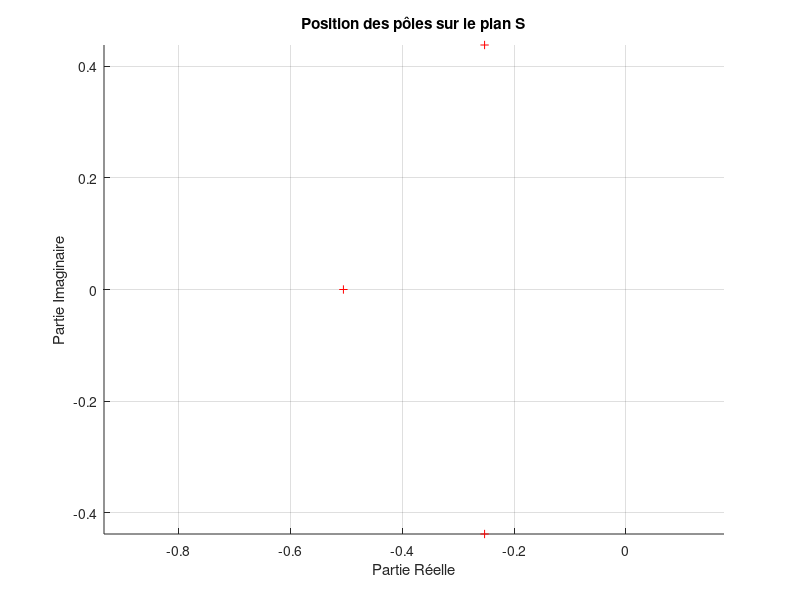
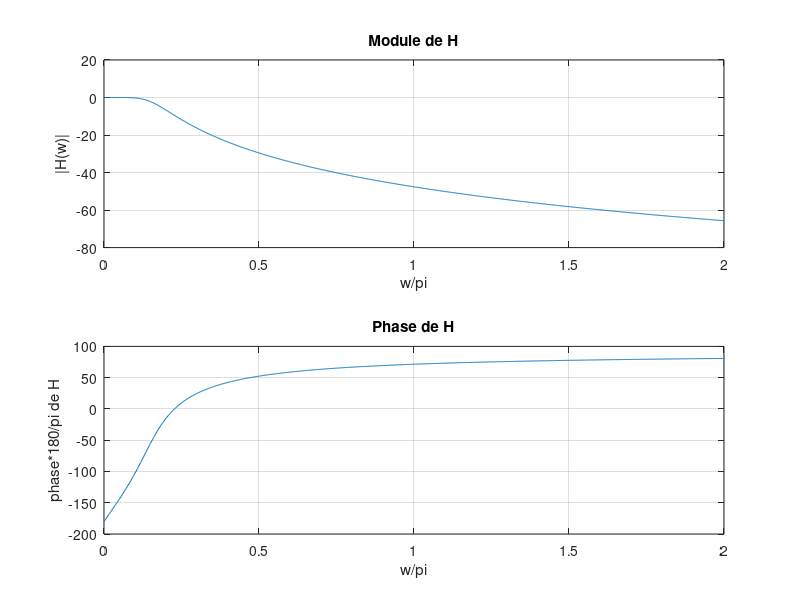
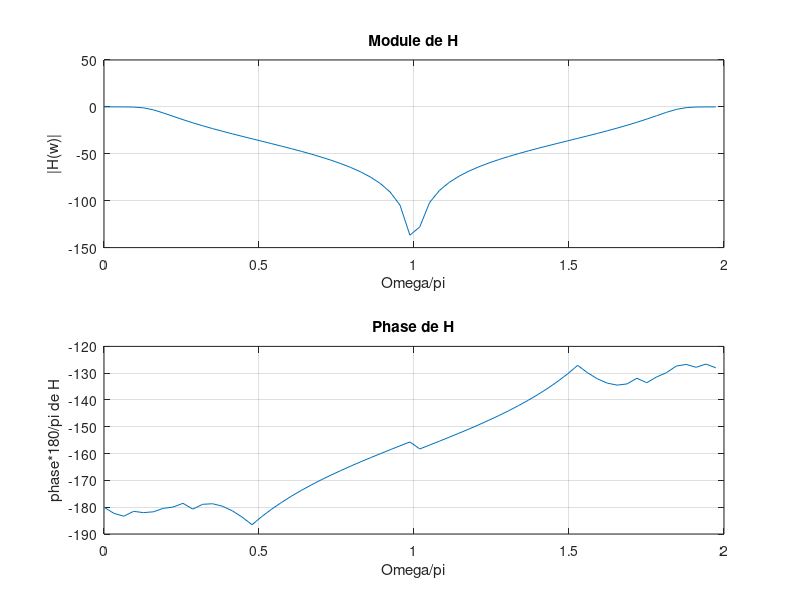

Here is the MATLAB script that generated these plots, in order:
%% Exercice 1

% initialisation des variables de base
wp = 0.2*pi;    ws = 0.3*pi;
Rp = 7;         As = 16;
f = 0:0.001:1;
w =  2*pi .*f;
S = 1i*w;

% Question 1 :
% calcul de N et wc
N = ceil(log((10^(Rp/10) -1) / (10^(As/10) -1)) / (2*log(wp/ws)));
wcp = wp / (10^(Rp/10) -1)^(1/(2*N));
wcs = ws / (10^(As/10) -1)^(1/(2*N));
wc = (wcp + wcs)/2;

% Question 2 :
% calcul et affichage des pôles
p2 = wc * exp(1i*2*pi/3);
p3 = wc * exp(1i*pi);
p4 = wc * exp(1i*4*pi/3);

figure; hold on
plot(real([p2, p3, p4]), imag([p2, p3, p4]), 'r+')
grid
xlabel('Partie Réelle');        ylabel('Partie Imaginaire')
title('Position des pôles sur le plan S')
axis equal;

% Question 3 :
% calcul de H(S)
H = (wc^N) ./ ((S+p2) .* (S+p3) .* (S+p4));

% Question 4 :
% affichage du module et de la phase
module = 20* log10(abs(H));
phase = angle(H);

figure
subplot(211)
plot(w/pi,module)
xlabel('w/pi');         ylabel('|H(w)|')
title('Module de H')
grid

subplot(212)
plot(w/pi,unwrap(phase*180/pi))
xlabel('w/pi');         ylabel('phase*180/pi de H')
title('Phase de H')
grid


%% Exercice 2

% initialisation des variables de base supplémentaires
Op = 0.2*pi;    Os = 0.3*pi;

% Question 2&3 :
% calcul de H[Z]
Omega = 0:0.1:2*pi;
Z = exp(1j*Omega);
S = 2* (1-Z.^(-1))./(1+Z.^(-1));

H = (wc^N) ./ ((S+p2) .* (S+p3) .* (S+p4));

% affichage du module et de la phase
module = 20* log10(abs(H));
phase = angle(H);

figure
subplot(211)
plot(Omega/pi,module)
xlabel('Omega/pi');     ylabel('|H(w)|')
title('Module de H')
grid

subplot(212)
plot(Omega/pi,unwrap(phase*180/pi))
xlabel('Omega/pi');     ylabel('phase*180/pi de H')
title('Phase de H')
grid